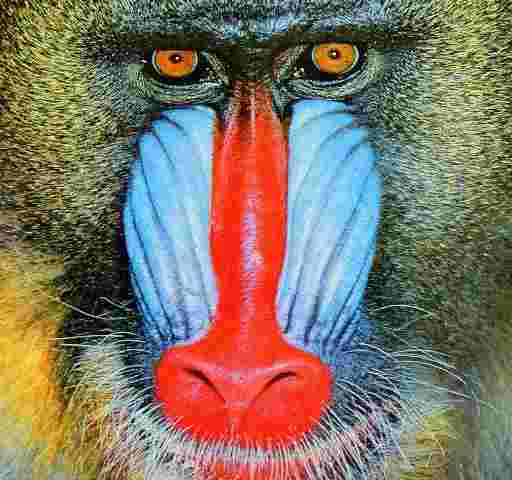
#> input picture Programme/Ape.jpeg, 512 x 480 px
$ jupyter execute FFT.ipynb   (shell and % lines are left out)
#> lines starting #> are read from the running program, lines starting #| are printed output that depends on the picture
## https://opencv-python-tutroals.readthedocs.io/en/latest/py_tutorials/py_imgproc/py_transforms/py_fourier_transform/py_fourier_transform.html

[cell 1]
import cv2
import numpy as np
from matplotlib import pyplot as plt

img = cv2.imread('Ape.jpeg',0)
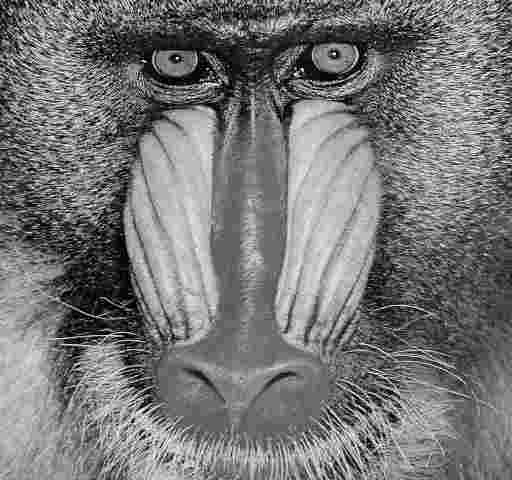
#> img: shape (480, 512); min 0, max 255, mean 118.8
f = np.fft.fft2(img)
fshift = np.fft.fftshift(f)
magnitude_spectrum = 20*np.log(np.abs(fshift))
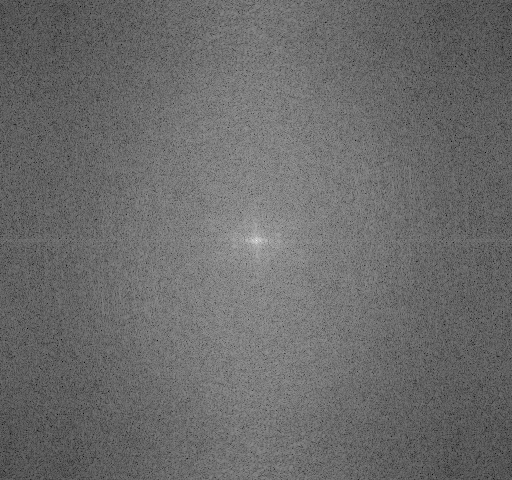
#> magnitude_spectrum: shape (480, 512) float64; min 56.21, max 343.8, mean 177.2; drawn with min black and max white

plt.title('Input Image')
plt.imshow(img, cmap = 'gray')
plt.show()
plt.title('Input Image'), plt.xticks([]), plt.yticks([])
plt.title('Magnitude Spectrum')
plt.imshow(magnitude_spectrum, cmap = 'gray')
plt.xticks([]), plt.yticks([])
plt.show()

[cell 2]
rows, cols = img.shape
#> rows = 480; cols = 512
crow,ccol = int(rows/2) , int(cols/2)
#> crow = 240; ccol = 256
fshift[crow-30:crow+30, ccol-30:ccol+30] = 0
f_ishift = np.fft.ifftshift(fshift)
img_back = np.fft.ifft2(f_ishift)
img_back = np.abs(img_back)
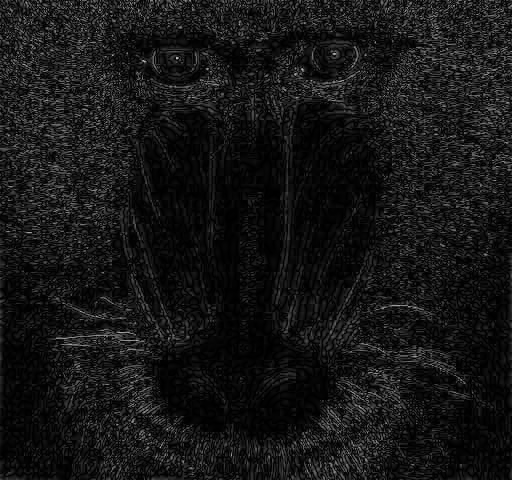
#> img_back: shape (480, 512) float64; min 0.0211, max 203.9, mean 22.2

plt.title('Input Image')
plt.imshow(img, cmap = 'gray')
plt.show()

plt.xticks([]), plt.yticks([])
plt.title('Image after HPF')
plt.imshow(img_back, cmap = 'gray')
plt.xticks([]), plt.yticks([])


plt.show()
